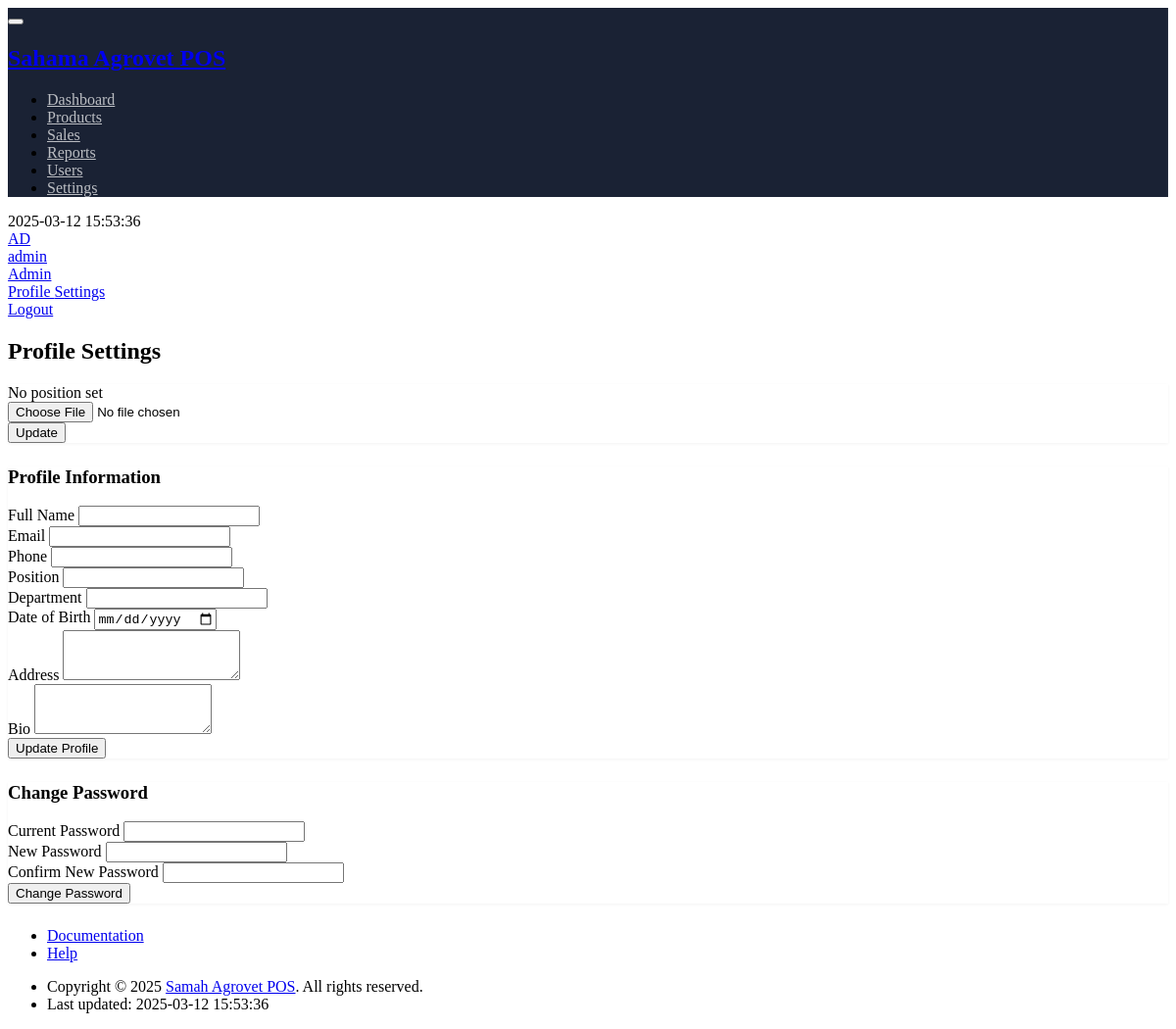
The page /profile.php (signed in) on the database as committed earlier.
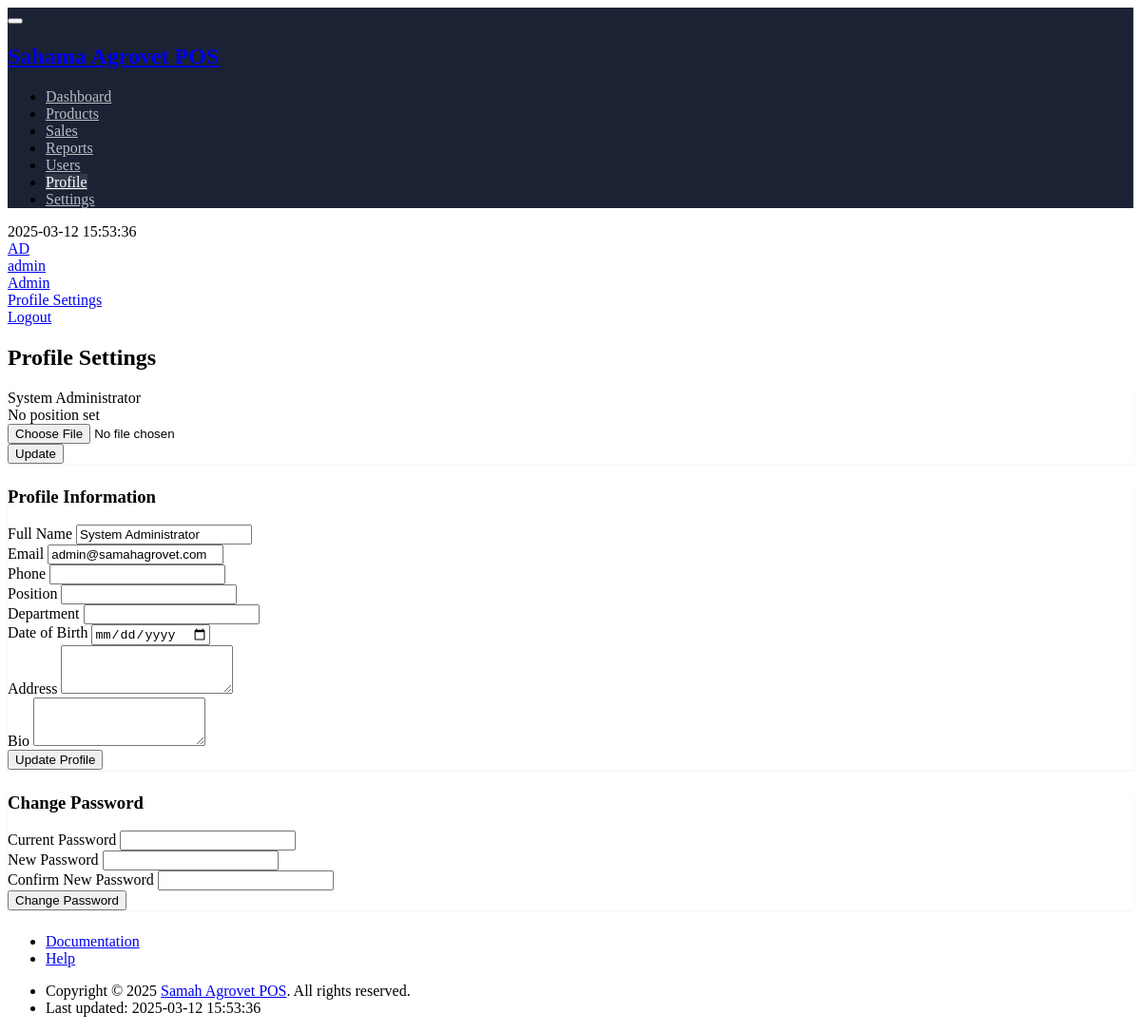
The same page on the database as committed later.
### tables this page shows
CREATE TABLE `profiles` (
  `id` int(11) NOT NULL,
  `user_id` int(11) NOT NULL,
  `avatar` varchar(255) DEFAULT NULL,
  `phone` varchar(20) DEFAULT NULL,
  `address` text DEFAULT NULL,
  `bio` text DEFAULT NULL,
  `date_of_birth` date DEFAULT NULL,
  `gender` enum('male','female','other') DEFAULT NULL,
  `position` varchar(100) DEFAULT NULL,
  `department` varchar(100) DEFAULT NULL,
  `last_password_change` timestamp NOT NULL DEFAULT current_timestamp(),
  `theme_preference` varchar(20) DEFAULT 'light',
  `language_preference` varchar(10) DEFAULT 'en',
  `notification_preferences` longtext DEFAULT NULL CHECK (json_valid(`notification_preferences`)),
  `social_links` longtext DEFAULT NULL CHECK (json_valid(`social_links`)),
  `created_at` timestamp NOT NULL DEFAULT current_timestamp(),
  `updated_at` timestamp NOT NULL DEFAULT current_timestamp() ON UPDATE current_timestamp()
);

CREATE TABLE `users` (
  `id` int(11) NOT NULL,
  `username` varchar(50) NOT NULL,
  `password` varchar(255) NOT NULL,
  `full_name` varchar(100) NOT NULL,
  `email` varchar(100) DEFAULT NULL,
  `role` enum('admin','manager','cashier','accountant') NOT NULL,
  `status` enum('active','inactive') DEFAULT 'active',
  `created_at` timestamp NOT NULL DEFAULT current_timestamp(),
  `updated_at` timestamp NOT NULL DEFAULT current_timestamp() ON UPDATE current_timestamp(),
  `role_id` int(11) DEFAULT NULL,
  `last_login` timestamp NULL DEFAULT NULL,
  `created_by` int(11) DEFAULT NULL
);

### includes/Database.php (called while the page is built, shortened)
<?php
class Database {
    private static $instance = null;
    private $connection;
    private function __construct() {
        try {
            $dsn = "mysql:host=" . DB_HOST . ";dbname=" . DB_NAME . ";charset=utf8mb4";
            $options = [
                PDO::ATTR_ERRMODE => PDO::ERRMODE_EXCEPTION,
                PDO::ATTR_DEFAULT_FETCH_MODE => PDO::FETCH_ASSOC,
                PDO::ATTR_EMULATE_PREPARES => false
            ];
            $this->connection = new PDO($dsn, DB_USER, DB_PASS, $options);
        } catch (PDOException $e) {
            error_log("Connection Error: " . $e->getMessage());
            throw new Exception("Database connection failed");
        }
    }
    public static function getInstance() {
        if (self::$instance === null) {
            self::$instance = new self();
        }
        return self::$instance;
    }
    public function getConnection() {
        return $this->connection;
    }
}

### includes/Profile.php (called while the page is built, shortened)
<?php
class Profile {
    private $db;
    private $user_id;
    public function __construct($user_id = null) {
        $this->db = Database::getInstance()->getConnection();
        $this->user_id = $user_id;
        $this->ensureProfileExists();
    }
    private function ensureProfileExists() {
        if ($this->user_id) {
            $stmt = $this->db->prepare("
                INSERT IGNORE INTO profiles (user_id, created_at)
                VALUES (?, CURRENT_TIMESTAMP)
            ");
            $stmt->execute([$this->user_id]);
        }
    }
    public function getProfile($user_id = null) {
        $id = $user_id ?? $this->user_id;
        $stmt = $this->db->prepare("
            SELECT
                p.*,
                u.username,
                u.full_name,
                u.email,
                u.role,
                u.status,
                u.last_login
            FROM profiles p
            JOIN users u ON p.user_id = u.id
            WHERE p.user_id = ?
        ");
        $stmt->execute([$id]);
        return $stmt->fetch(PDO::FETCH_ASSOC);
    }
}

### includes/menu_config.php (called while the page is built, shortened)
<?php
function getMenuByRole($role)
{
    $defaultMenus = [
        [
            'title' => 'Dashboard',
            'icon' => 'dashboard',
            'link' => 'index.php',
            'permission' => 'view_dashboard'
        ]
    ];
    return $menus[$role] ?? $defaultMenus;
}

### includes/Auth.php (called while the page is built, shortened)
<?php
class Auth {
    public function hasPermission($permission) {
        return isset($_SESSION['permissions']) &&
               in_array($permission, $_SESSION['permissions']);
    }
}

### profile.php (the view, shortened to what the changed rows need)
<?php
require_once 'includes/Database.php';
require_once 'includes/Auth.php';
require_once 'includes/Profile.php';
$currentPage = "profile";
$profile = new Profile($_SESSION['user_id']);
$profileData = $profile->getProfile();
include 'templates/header.php';
?>
<div class="page-wrapper">
    <div class="container-xl">
        <div class="page-header d-print-none">
            <div class="row align-items-center">
                <div class="col">
                    <h2 class="page-title">
                        Profile Settings
                    </h2>
                </div>
            </div>
        </div>
    </div>
    <div class="page-body">
        <div class="container-xl">
            <div class="row">
                <div class="col-md-4">
                    <div class="card">
                        <div class="card-body text-center">
                            <div class="card-title mb-1"><?= htmlspecialchars($profileData['full_name']) ?></div>
                            <div class="text-muted"><?= htmlspecialchars($profileData['position'] ?? 'No position set') ?></div>
                        </div>
                    </div>
                </div>
                <div class="col-md-8">
                    <form action="" method="post" class="card">
                        <div class="card-body">
                            <div class="row">
                                <div class="col-md-6">
                                    <div class="mb-3">
                                        <label class="form-label">Full Name</label>
                                        <input type="text" class="form-control" value="<?= htmlspecialchars($profileData['full_name']) ?>" readonly>
                                    </div>
                                </div>
                                <div class="col-md-6">
                                    <div class="mb-3">
                                        <label class="form-label">Email</label>
                                        <input type="email" class="form-control" value="<?= htmlspecialchars($profileData['email']) ?>" readonly>
                                    </div>
                                </div>
                            </div>
                        </div>
                    </form>
                </div>
            </div>
        </div>
    </div>
</div>
<?php include 'templates/footer.php'; ?>

### templates/header.php (shortened to what the changed rows need)
<?php
require_once __DIR__ . '/../includes/menu_config.php';
require_once __DIR__ . '/../includes/Auth.php';
$auth = new Auth();
$userRole = $_SESSION['role'] ?? 'cashier';
$menuItems = getMenuByRole($userRole);
?>
<!doctype html>
<html lang="en">
<head>
    <link href="https://cdn.jsdelivr.net/npm/@tabler/core@latest/dist/css/tabler.min.css" rel="stylesheet"/>
    <link href="https://cdn.jsdelivr.net/npm/@tabler/icons-webfont@latest/tabler-icons.min.css" rel="stylesheet"/>
</head>
<body>
    <div class="page">
        <aside class="navbar navbar-vertical navbar-dark navbar-expand-lg">
            <div class="container-fluid">
                <h1 class="navbar-brand navbar-brand-autodark">
                    <a href="index.php">
                        <span>Sahama Agrovet POS</span>
                    </a>
                </h1>
                <div class="navbar-collapse collapse" id="sidebar-menu">
                    <ul class="navbar-nav pt-lg-3">
                        <?php if (isset($menuItems) && is_array($menuItems)): ?>
                            <?php foreach ($menuItems as $menuItem): ?>
                                <?php if ($auth->hasPermission($menuItem['permission'])): ?>
                                    <li class="nav-item">
                                        <a class="nav-link <?= ($currentPage === strtolower($menuItem['title'])) ? 'active' : '' ?>"
                                           href="<?= htmlspecialchars($menuItem['link']) ?>">
                                            <span class="nav-link-title"><?= htmlspecialchars($menuItem['title']) ?></span>
                                        </a>
                                    </li>
                                <?php endif; ?>
                            <?php endforeach; ?>
                        <?php endif; ?>
                    </ul>
                </div>
            </div>
        </aside>
        <div class="page-wrapper">

Rows that differ between the two databases and show on the page:
added profiles: user.full_name "System Administrator", position "No position set", user.email "admin@samahagrovet.com"
Other text that changed with them:
$profileData['position']: "No position set" → (not shown)
new list line: "Profile"
